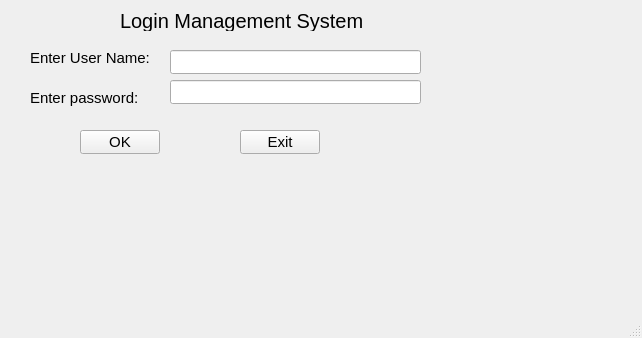
<?xml version="1.0" encoding="UTF-8"?>
<ui version="4.0">
 <class>MainWindow</class>
 <widget class="QMainWindow" name="MainWindow">
  <property name="geometry">
   <rect>
    <x>0</x>
    <y>0</y>
    <width>642</width>
    <height>338</height>
   </rect>
  </property>
  <property name="windowTitle">
   <string>MainWindow</string>
  </property>
  <widget class="QWidget" name="centralwidget">
   <widget class="QLabel" name="label">
    <property name="geometry">
     <rect>
      <x>120</x>
      <y>10</y>
      <width>251</width>
      <height>21</height>
     </rect>
    </property>
    <property name="styleSheet">
     <string notr="true">QLabel{
font-size: 20px; 
color: &quot;black&quot;;
}</string>
    </property>
    <property name="text">
     <string>Login Management System</string>
    </property>
   </widget>
   <widget class="QLabel" name="label_2">
    <property name="geometry">
     <rect>
      <x>30</x>
      <y>50</y>
      <width>121</width>
      <height>16</height>
     </rect>
    </property>
    <property name="styleSheet">
     <string notr="true">QLabel{
font-size: 15px; 
color: &quot;black&quot;;
}</string>
    </property>
    <property name="text">
     <string>Enter User Name: </string>
    </property>
   </widget>
   <widget class="QLabel" name="label_3">
    <property name="geometry">
     <rect>
      <x>30</x>
      <y>80</y>
      <width>49</width>
      <height>16</height>
     </rect>
    </property>
    <property name="styleSheet">
     <string notr="true">QLabel{
font-size: 15px; 
color: &quot;black&quot;;
}</string>
    </property>
    <property name="text">
     <string/>
    </property>
   </widget>
   <widget class="QLabel" name="label_4">
    <property name="geometry">
     <rect>
      <x>30</x>
      <y>90</y>
      <width>121</width>
      <height>16</height>
     </rect>
    </property>
    <property name="styleSheet">
     <string notr="true">QLabel{
font-size: 15px; 
color: &quot;black&quot;;
}</string>
    </property>
    <property name="text">
     <string>Enter password:</string>
    </property>
   </widget>
   <widget class="QLineEdit" name="lineEdit">
    <property name="geometry">
     <rect>
      <x>170</x>
      <y>50</y>
      <width>251</width>
      <height>24</height>
     </rect>
    </property>
    <property name="styleSheet">
     <string notr="true">QlineEdit{
	background-color: rgb(255, 255, 255);
font-size: 15px;
}</string>
    </property>
   </widget>
   <widget class="QLineEdit" name="lineEdit_2">
    <property name="geometry">
     <rect>
      <x>170</x>
      <y>80</y>
      <width>251</width>
      <height>24</height>
     </rect>
    </property>
    <property name="styleSheet">
     <string notr="true">QlineEdit{
	background-color: rgb(255, 255, 255);
font-size: 15px;
}</string>
    </property>
   </widget>
   <widget class="QPushButton" name="pushButton">
    <property name="geometry">
     <rect>
      <x>80</x>
      <y>130</y>
      <width>80</width>
      <height>24</height>
     </rect>
    </property>
    <property name="styleSheet">
     <string notr="true">QPushButton{
font-size: 15px;
}</string>
    </property>
    <property name="text">
     <string>OK</string>
    </property>
   </widget>
   <widget class="QPushButton" name="pushButton_2">
    <property name="geometry">
     <rect>
      <x>240</x>
      <y>130</y>
      <width>80</width>
      <height>24</height>
     </rect>
    </property>
    <property name="styleSheet">
     <string notr="true">QPushButton{
font-size: 15px;
}</string>
    </property>
    <property name="text">
     <string>Exit</string>
    </property>
   </widget>
  </widget>
  <widget class="QMenuBar" name="menubar">
   <property name="geometry">
    <rect>
     <x>0</x>
     <y>0</y>
     <width>642</width>
     <height>21</height>
    </rect>
   </property>
  </widget>
  <widget class="QStatusBar" name="statusbar"/>
 </widget>
 <resources/>
 <connections/>
</ui>
